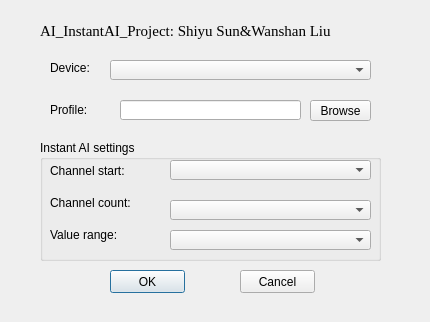
<?xml version="1.0" encoding="UTF-8"?>
<ui version="4.0">
 <class>ConfigureDialog</class>
 <widget class="QDialog" name="ConfigureDialog">
  <property name="geometry">
   <rect>
    <x>0</x>
    <y>0</y>
    <width>430</width>
    <height>322</height>
   </rect>
  </property>
  <property name="minimumSize">
   <size>
    <width>369</width>
    <height>222</height>
   </size>
  </property>
  <property name="windowTitle">
   <string>Instant AI-Configuration</string>
  </property>
  <widget class="QComboBox" name="cmbDevice">
   <property name="geometry">
    <rect>
     <x>110</x>
     <y>60</y>
     <width>261</width>
     <height>20</height>
    </rect>
   </property>
   <property name="sizePolicy">
    <sizepolicy hsizetype="Maximum" vsizetype="Fixed">
     <horstretch>0</horstretch>
     <verstretch>0</verstretch>
    </sizepolicy>
   </property>
   <property name="layoutDirection">
    <enum>Qt::LeftToRight</enum>
   </property>
  </widget>
  <widget class="QLabel" name="lblDevice">
   <property name="geometry">
    <rect>
     <x>50</x>
     <y>60</y>
     <width>61</width>
     <height>16</height>
    </rect>
   </property>
   <property name="sizePolicy">
    <sizepolicy hsizetype="Fixed" vsizetype="Fixed">
     <horstretch>0</horstretch>
     <verstretch>0</verstretch>
    </sizepolicy>
   </property>
   <property name="text">
    <string>Device:</string>
   </property>
   <property name="buddy">
    <cstring>cmbDevice</cstring>
   </property>
  </widget>
  <widget class="QPushButton" name="btnOK">
   <property name="geometry">
    <rect>
     <x>110</x>
     <y>270</y>
     <width>75</width>
     <height>23</height>
    </rect>
   </property>
   <property name="text">
    <string>OK</string>
   </property>
  </widget>
  <widget class="QPushButton" name="btnCancel">
   <property name="geometry">
    <rect>
     <x>240</x>
     <y>270</y>
     <width>75</width>
     <height>23</height>
    </rect>
   </property>
   <property name="text">
    <string>Cancel</string>
   </property>
   <property name="autoDefault">
    <bool>false</bool>
   </property>
  </widget>
  <widget class="QGroupBox" name="groupBox">
   <property name="geometry">
    <rect>
     <x>40</x>
     <y>140</y>
     <width>341</width>
     <height>121</height>
    </rect>
   </property>
   <property name="title">
    <string>Instant AI settings</string>
   </property>
   <widget class="QComboBox" name="cmbChannelStart">
    <property name="geometry">
     <rect>
      <x>130</x>
      <y>20</y>
      <width>201</width>
      <height>20</height>
     </rect>
    </property>
    <property name="sizePolicy">
     <sizepolicy hsizetype="Maximum" vsizetype="Fixed">
      <horstretch>0</horstretch>
      <verstretch>0</verstretch>
     </sizepolicy>
    </property>
   </widget>
   <widget class="QLabel" name="lblValueRange">
    <property name="geometry">
     <rect>
      <x>10</x>
      <y>84</y>
      <width>111</width>
      <height>22</height>
     </rect>
    </property>
    <property name="sizePolicy">
     <sizepolicy hsizetype="Fixed" vsizetype="Fixed">
      <horstretch>0</horstretch>
      <verstretch>0</verstretch>
     </sizepolicy>
    </property>
    <property name="minimumSize">
     <size>
      <width>91</width>
      <height>22</height>
     </size>
    </property>
    <property name="maximumSize">
     <size>
      <width>111</width>
      <height>22</height>
     </size>
    </property>
    <property name="text">
     <string>Value range:</string>
    </property>
    <property name="buddy">
     <cstring>cmbValueRange</cstring>
    </property>
   </widget>
   <widget class="QLabel" name="lblChannelCount">
    <property name="geometry">
     <rect>
      <x>10</x>
      <y>52</y>
      <width>111</width>
      <height>22</height>
     </rect>
    </property>
    <property name="sizePolicy">
     <sizepolicy hsizetype="Fixed" vsizetype="Preferred">
      <horstretch>0</horstretch>
      <verstretch>0</verstretch>
     </sizepolicy>
    </property>
    <property name="minimumSize">
     <size>
      <width>91</width>
      <height>22</height>
     </size>
    </property>
    <property name="maximumSize">
     <size>
      <width>111</width>
      <height>22</height>
     </size>
    </property>
    <property name="text">
     <string>Channel count:</string>
    </property>
    <property name="buddy">
     <cstring>cmbChannelCount</cstring>
    </property>
   </widget>
   <widget class="QLabel" name="lblChannelStart">
    <property name="geometry">
     <rect>
      <x>10</x>
      <y>20</y>
      <width>111</width>
      <height>22</height>
     </rect>
    </property>
    <property name="minimumSize">
     <size>
      <width>91</width>
      <height>22</height>
     </size>
    </property>
    <property name="maximumSize">
     <size>
      <width>111</width>
      <height>22</height>
     </size>
    </property>
    <property name="text">
     <string>Channel start:</string>
    </property>
    <property name="buddy">
     <cstring>cmbChannelStart</cstring>
    </property>
   </widget>
   <widget class="QComboBox" name="cmbChannelCount">
    <property name="geometry">
     <rect>
      <x>130</x>
      <y>60</y>
      <width>201</width>
      <height>20</height>
     </rect>
    </property>
    <property name="sizePolicy">
     <sizepolicy hsizetype="Maximum" vsizetype="Fixed">
      <horstretch>0</horstretch>
      <verstretch>0</verstretch>
     </sizepolicy>
    </property>
   </widget>
   <widget class="QComboBox" name="cmbValueRange">
    <property name="geometry">
     <rect>
      <x>130</x>
      <y>90</y>
      <width>201</width>
      <height>20</height>
     </rect>
    </property>
    <property name="sizePolicy">
     <sizepolicy hsizetype="Maximum" vsizetype="Fixed">
      <horstretch>0</horstretch>
      <verstretch>0</verstretch>
     </sizepolicy>
    </property>
   </widget>
  </widget>
  <widget class="QLabel" name="lblDevice_2">
   <property name="geometry">
    <rect>
     <x>50</x>
     <y>100</y>
     <width>61</width>
     <height>20</height>
    </rect>
   </property>
   <property name="sizePolicy">
    <sizepolicy hsizetype="Fixed" vsizetype="Fixed">
     <horstretch>0</horstretch>
     <verstretch>0</verstretch>
    </sizepolicy>
   </property>
   <property name="text">
    <string>Profile:</string>
   </property>
   <property name="buddy">
    <cstring>cmbDevice</cstring>
   </property>
  </widget>
  <widget class="QLineEdit" name="txtProfilePath">
   <property name="geometry">
    <rect>
     <x>120</x>
     <y>100</y>
     <width>181</width>
     <height>20</height>
    </rect>
   </property>
  </widget>
  <widget class="QPushButton" name="btnBrowse">
   <property name="geometry">
    <rect>
     <x>310</x>
     <y>100</y>
     <width>61</width>
     <height>21</height>
    </rect>
   </property>
   <property name="text">
    <string>Browse</string>
   </property>
  </widget>
  <widget class="QLabel" name="label">
   <property name="geometry">
    <rect>
     <x>40</x>
     <y>20</y>
     <width>351</width>
     <height>21</height>
    </rect>
   </property>
   <property name="font">
    <font>
     <family>Times New Roman</family>
     <pointsize>11</pointsize>
    </font>
   </property>
   <property name="text">
    <string>AI_InstantAI_Project: Shiyu Sun&amp;Wanshan Liu</string>
   </property>
  </widget>
 </widget>
 <tabstops>
  <tabstop>cmbDevice</tabstop>
  <tabstop>cmbChannelStart</tabstop>
  <tabstop>cmbChannelCount</tabstop>
  <tabstop>cmbValueRange</tabstop>
  <tabstop>btnOK</tabstop>
  <tabstop>btnCancel</tabstop>
 </tabstops>
 <resources/>
 <connections/>
</ui>
